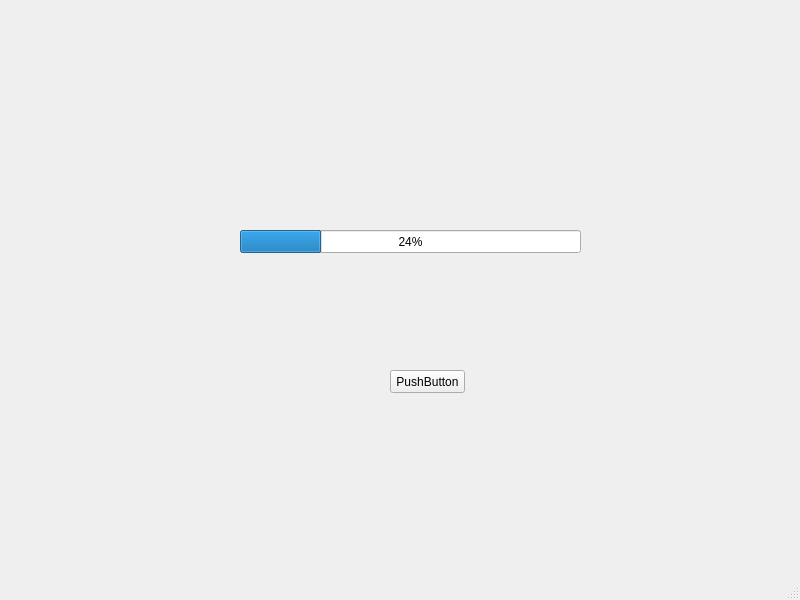
<?xml version="1.0" encoding="UTF-8"?>
<ui version="4.0">
 <class>MainWindow</class>
 <widget class="QMainWindow" name="MainWindow">
  <property name="geometry">
   <rect>
    <x>0</x>
    <y>0</y>
    <width>800</width>
    <height>600</height>
   </rect>
  </property>
  <property name="windowTitle">
   <string>MainWindow</string>
  </property>
  <widget class="QWidget" name="centralwidget">
   <widget class="QPushButton" name="pushButton">
    <property name="geometry">
     <rect>
      <x>390</x>
      <y>370</y>
      <width>75</width>
      <height>23</height>
     </rect>
    </property>
    <property name="text">
     <string>PushButton</string>
    </property>
   </widget>
   <widget class="QProgressBar" name="progressBar">
    <property name="geometry">
     <rect>
      <x>240</x>
      <y>230</y>
      <width>341</width>
      <height>23</height>
     </rect>
    </property>
    <property name="value">
     <number>24</number>
    </property>
   </widget>
  </widget>
  <widget class="QMenuBar" name="menubar">
   <property name="geometry">
    <rect>
     <x>0</x>
     <y>0</y>
     <width>800</width>
     <height>21</height>
    </rect>
   </property>
  </widget>
  <widget class="QStatusBar" name="statusbar"/>
 </widget>
 <resources/>
 <connections/>
</ui>
